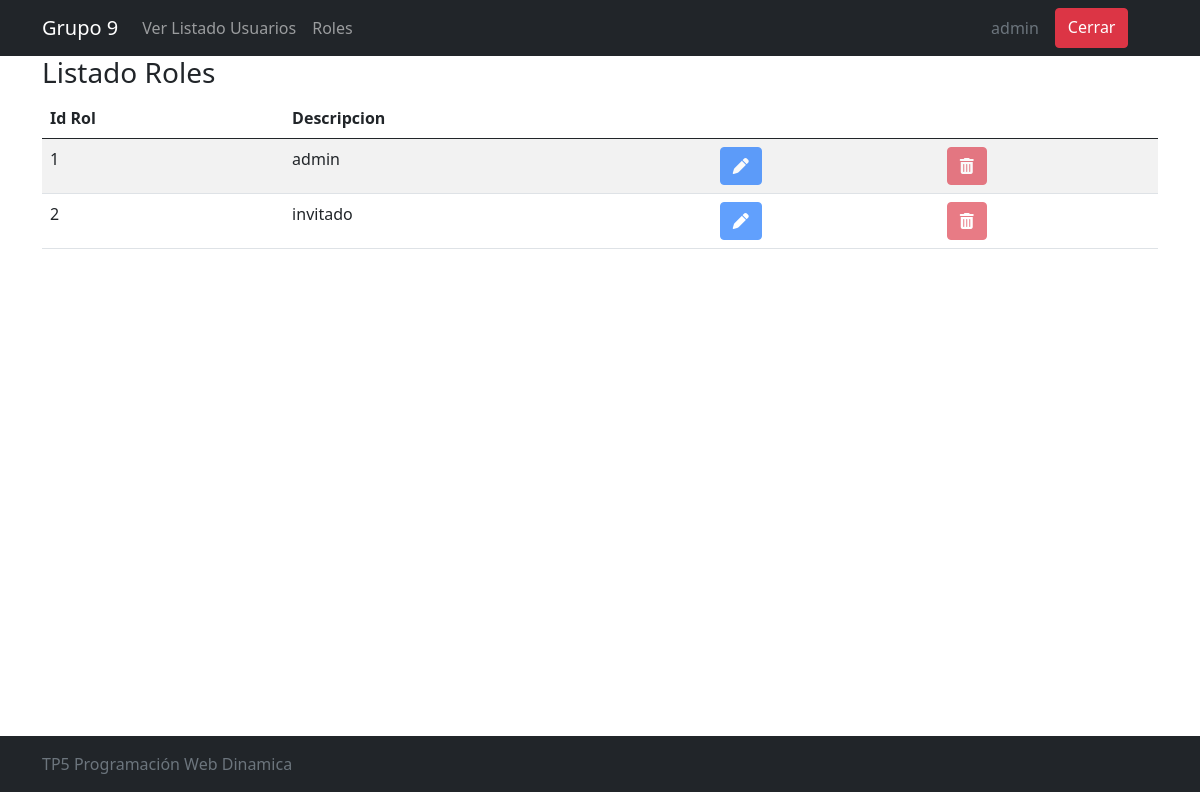
The app's page /Vista/roles/listaRol.php (signed in) with its own data.
### tables this page shows
CREATE TABLE `rol` (
  `idrol` bigint(20) NOT NULL,
  `rodescripcion` varchar(50) DEFAULT ''
);

### utiles/funciones.php (called while the page is built, shortened)
<?php
spl_autoload_register(
    function ($class_name) {
        $directorys = array(
            $GLOBALS['ROOT'] . 'Modelo/',
            $GLOBALS['ROOT'] . 'Modelo/Conector/',
            $GLOBALS['ROOT'] . 'Control/',
        );
        foreach ($directorys as $directory) {
            if (file_exists($directory . $class_name . '.php')) {
                return;
            }
        }
    }
);

### Modelo/Rol.php (called while the page is built, shortened)
<?php
class Rol
{
    private $idrol;
    private $rodescripcion;
    public function getIdrol()
    {
        return $this->idrol;
    }
    public function setIdrol($valor)
    {
        $this->idrol = $valor;
    }
    public function getRodescripcion()
    {
        return $this->rodescripcion;
    }
    public function setRodescripcion($valor)
    {
        $this->rodescripcion = $valor;
    }
    public function __construct()
    {
        $this->idrol = "";
        $this->rodescripcion = "";
    }
    public static function listar($parametro = "")
    {
        $arreglo = array();
        $base = new BaseDatos();
        $sql = "SELECT * FROM rol ";
        if ($parametro != "") {
            $sql .= 'WHERE ' . $parametro;
        }
        $resp = $base->Ejecutar($sql);
        if ($resp > -1) {
            if ($resp > 0) {
                while ($row = $base->Registro()) {
                    $obj = new Rol();
                    $obj->setear($row['idrol'], $row['rodescripcion']);
                    array_push($arreglo, $obj);
                }
            }
        } else {
            $this->setmensajeoperacion("Tabla->listar: " . $base->getError());
        }
        return $arreglo;
    }
}

### Modelo/Conector/BaseDatos.php (called while the page is built, shortened)
<?php
class BaseDatos extends PDO
{
    private $indice;
    private $resultado;
    public function __construct()
    {
        $this->indice = 0;
    }
    public function setSQL($e)
    {
        return "\n" . $this->sql = $e;
    }
    public function Ejecutar($sql)
    {
        if (stristr($sql, "select")) {
            $resp =  $this->EjecutarSelect($sql);
        }
        return $resp;
    }
    private function EjecutarSelect($sql)
    {
        $cant = -1;
        $resultado = parent::query($sql);
        if (!$resultado) {
            $this->analizarDebug();
        } else {
            $arregloResult = $resultado->fetchAll();
            $cant = count($arregloResult);
        }
        return $cant;
    }
    public function Registro()
    {
        $filaActual = false;
        $indiceActual = $this->getIndice();
        if ($indiceActual >= 0) {
            $filas = $this->getResultado();
            if ($indiceActual < count($filas)) {
                $filaActual =  $filas[$indiceActual];
            } else {
                $this->setIndice(-1);
            }
        }
        return $filaActual;
    }
    private function setIndice($valor)
    {
        $this->indice = $valor;
    }
    private function getIndice()
    {
        return $this->indice;
    }
    private function setResultado($valor)
    {
        $this->resultado = $valor;
    }
    private function getResultado()
    {
        return $this->resultado;
    }
}

### Control/AbmRol.php (called while the page is built, shortened)
<?php
class abmRol
{
    public function buscar($param)
    {
        $where = " true ";
        $arreglo = Rol::listar($where);
        return $arreglo;
    }
}

### Vista/roles/listaRol.php (the view, shortened to what this page needs)
<?php
include_once("../estructura/cabecera.php");
include_once '../estructura/menu.php';
$objRol = new AbmRol();
$listaRol = $objRol->buscar(null);
?>
<div class="container">
    <h3>Listado Roles</h3>
    <table class="table table-striped table-hover">
        <thead>
            <tr>
                <th scope="col">Id Rol</th>
                <th scope="col">Descripcion</th>
                <th scope="col"></th>
                <th scope="col"></th>
            </tr>
        </thead>
        <?php
        if ($listaRol > 0) {
            foreach ($listaRol as $objRol) {
                echo '<tr>';
                echo '<td ">' . $objRol->getIdRol() . '</td>';
                echo '<td ">' . $objRol->getRodescripcion() . '</td>';
                echo '<td><a href="../rol/editarRol.php?accion=editar&idrol=' . $objRol->getIdRol() . '"">
            <button type="button" class="btn btn-primary" disabled><i class="fas fa-pen" aria-hidden="true"></i></button>
            </a></td>';
                echo '<td><a href="../accion/eliminarRol.php?accion=borrar&idrol=' . $objRol->getIdrol() . '">
            <button type="button" class="btn btn-danger" disabled><i class="fa fa-trash" aria-hidden="true"></i></button>
            </a></td>';
                echo '</tr>';
            }
        } else {
            echo '<h4>Aun no hay Usuarios cargados en la base</h4>';
        }
        ?>
    </table>
</div>
<?php
include_once("../estructura/pie.php");
?>

### Vista/css/estilos.css (style rules this page uses)
* { box-sizing: border-box; -webkit-box-sizing: border-box; -moz-box-sizing: border-box; }

### records on screen
rol: idrol "1", rodescripcion "admin"
rol: idrol "2", rodescripcion "invitado"

### other values on screen
$_SESSION['usnombre'] "admin"
